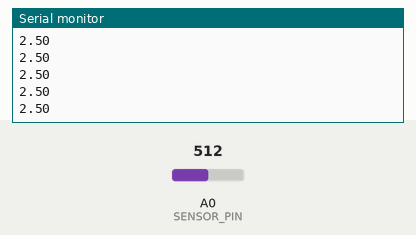
This sketch was run on a simulated Arduino Uno, built with avr-gcc and run on an emulated ATmega328P. Parts: the last lines printed to the serial monitor. Inputs (shaded band) come from the test bench; at power-on: A0 (SENSOR_PIN) = 512.

Above: at 1.2 s.
1.3 s: A0 (SENSOR_PIN) set to 716
At 1.8 s:
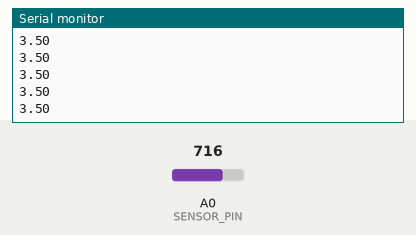
2.8 s: A0 (SENSOR_PIN) set to 900
At 3.3 s:
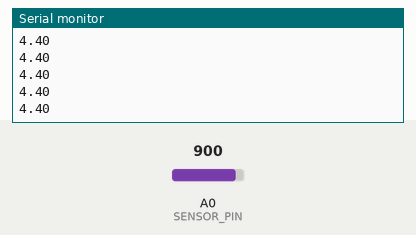
Timing chart, 0 to 5.8 s (numbered marks = the images above; inputs shaded):
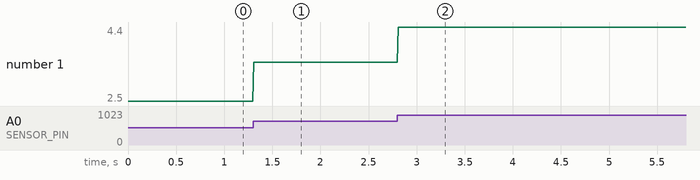

The sketch:

ECG_signal_transmitter.ino
```cpp
//Connect the same port as in the corresponding python code.

#define SENSOR_PIN A0
float max_in = 5.0;
int frequency = 10;

void setup() {
  //Serial communication at 9600 baud rate
  Serial.begin(9600);
}

void loop() {
  int ECG_val = analogRead(SENSOR_PIN);
  float voltage = ECG_val * (max_in / 1023.0); // Convert the analog reading to voltage

  Serial.println(voltage); // Send the voltage value over the serial port
  delay(frequency); // Delay to control the transmission rate
}
```

Measured:
- after the input at 1.3 s, the serial monitor: prints a new line at once (image 1)
- after the input at 2.8 s, the serial monitor: prints a new line at once (image 2)
- plotted number 1: 2.5 → 3.5 after the input at 1.3 s, 3.5 → 4.4 after the input at 2.8 s
